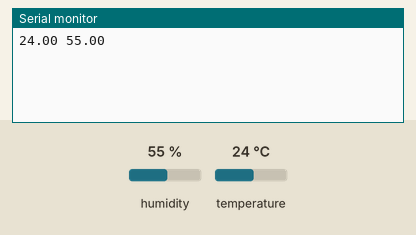
Recording of a sketch running on a simulated Arduino Uno, built with avr-gcc and run on an emulated ATmega328P. Parts: the last lines printed to the serial monitor. The inputs (shaded band) are chosen by the test bench; at power-on: humidity 55 %, temperature 24 °C.

Above: at 1.2 s.
1.3 s: humidity set to 22 %
At 2.6 s:
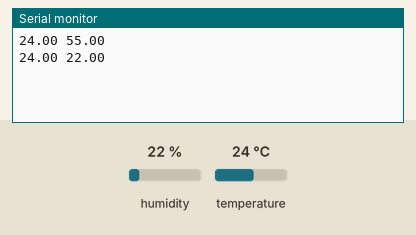
2.8 s: temperature set to 12 °C
At 3.9 s:
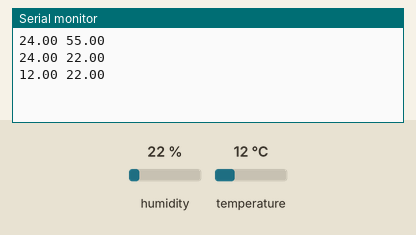
4.3 s: humidity set to 40 %
At 5.5 s:
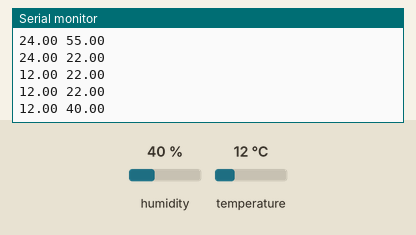
Timing chart, 0 to 7.3 s (numbered marks = the images above; inputs shaded):
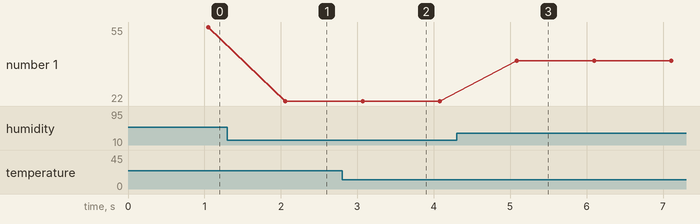

Measured:
- after the input at 1.3 s, the serial monitor: prints a new line after 0.76 s (image 1)
- after the input at 2.8 s, the serial monitor: prints a new line after 0.27 s (image 2)
- after the input at 4.3 s, the serial monitor: prints a new line after 0.79 s (image 3)
- plotted number 1: 55 → 22 after the input at 1.3 s, 22 → 40 after the input at 4.3 s

The sketch:

AHT20.ino
```cpp
#include <Wire.h>
#include <AHT20.h>

AHT20 aht20;

void setup() {
  Serial.begin(115200);
  Wire.begin(); // Join I2C bus

  // Initialize the AHT20 sensor
  if (aht20.begin() == false) {
    Serial.println("AHT20 not detected. Please check wiring. Freezing.");
    while (1);
  }
}

void loop() {
  static unsigned long previousMillis = 0;
  unsigned long currentMillis = millis();

  // If a new measurement is available
  if (aht20.available() == true) {
    // Get the new temperature and humidity value
    float temperature = aht20.getTemperature();
    float humidity = aht20.getHumidity();

    // Send the results over Serial every second
    if (currentMillis - previousMillis >= 1000) { // 每秒
      previousMillis = currentMillis;

      // Print the results to Serial Monitor
      Serial.print(temperature, 2);
      Serial.print(" ");
      Serial.println(humidity, 2);
    }
  }

  // The AHT20 can respond with a reading every ~50ms. However, increased read time can cause the IC to heat around 1.0C above ambient.
  // The datasheet recommends reading every 2 seconds.
  //delay(1000);
}


// #include <Wire.h>
// #include <Adafruit_AHTX0.h>
// #include <SoftWire.h>

// // 创建两个AHT20对象
// Adafruit_AHTX0 aht20_1;
// Adafruit_AHTX0 aht20_2;

// // 创建软件I2C对象
// SoftWire myWire(2, 3); // SDA = D2, SCL = D3

// void setup()
// {
//   Serial.begin(115200);
//   Wire.begin(); // 初始化硬件I2C

//   // 初始化第一块AHT20传感器
//   if (!aht20_1.begin()) {
//     Serial.println("AHT20 #1 not detected. Please check wiring. Freezing.");
//     while (1);
//   }

//   // 使用软件I2C初始化第二块AHT20传感器
//   myWire.begin();
//   if (!aht20_2.begin(&myWire)) {
//     Serial.println("AHT20 #2 not detected. Please check wiring. Freezing.");
//     while (1);
//   }
// }

// void loop()
// {
//   static unsigned long previousMillis = 0;
//   unsigned long currentMillis = millis();

//   if (currentMillis - previousMillis >= 1000) {
//     previousMillis = currentMillis;

//     // 从第一块AHT20读取数据
//     sensors_event_t humidity, temp;
//     aht20_1.getEvent(&humidity, &temp);
//     Serial.print("Sensor 1: ");
//     Serial.print("Temperature: ");
//     Serial.print(temp.temperature);
//     Serial.print(" °C, Humidity: ");
//     Serial.print(humidity.relative_humidity);
//     Serial.println(" %");

//     // 从第二块AHT20读取数据
//     aht20_2.getEvent(&humidity, &temp);
//     Serial.print("Sensor 2: ");
//     Serial.print("Temperature: ");
//     Serial.print(temp.temperature);
//     Serial.print(" °C, Humidity: ");
//     Serial.print(humidity.relative_humidity);
//     Serial.println(" %");
//   }

//   delay(1000); // 每秒读取一次数据
// }
```
